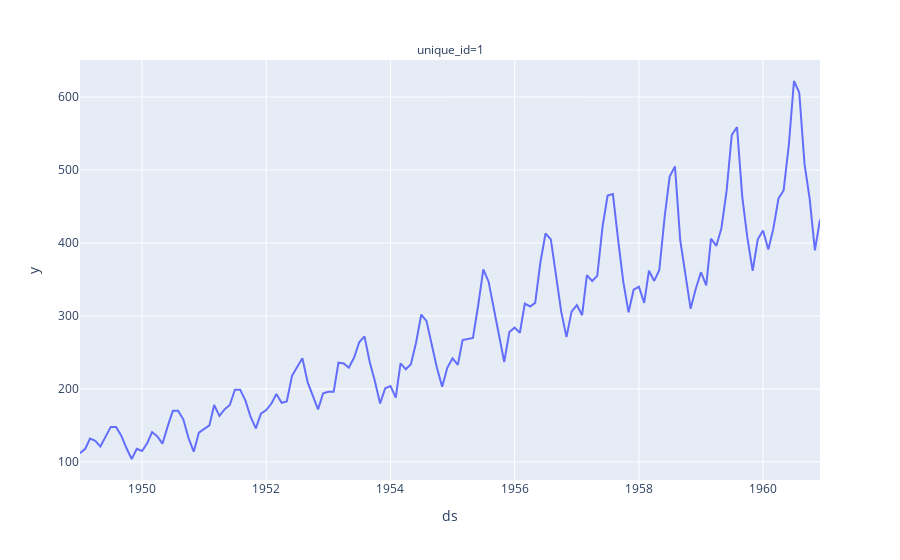

This figure's notebook cell:
### Code cell
px.line(df, x="ds", y="y", facet_col="unique_id")

### Figure 1 — Plotly figure (JSON) as saved in the notebook; plotly's stock layout.template omitted (floating-point values rounded to 4 significant figures; data arrays with more than 128 entries replaced by an {"elided": "..."} marker saying what was removed)
{"data": [{"hovertemplate": "unique_id=1<br>ds=%{x}<br>y=%{y}<extra></extra>", "legendgroup": "", "line": {"color": "#636efa", "dash": "solid"}, "marker": {"symbol": "circle"}, "mode": "lines", "name": "", "orientation": "v", "showlegend": false, "type": "scatter", "x": {"elided": "144 str values"}, "xaxis": "x", "y": {"elided": "144 int values"}, "yaxis": "y"}], "layout": {"annotations": [{"font": {}, "showarrow": false, "text": "unique_id=1", "x": 0.5, "xanchor": "center", "xref": "paper", "y": 1, "yanchor": "bottom", "yref": "paper"}], "legend": {"tracegroupgap": 0}, "margin": {"t": 60}, "xaxis": {"anchor": "y", "domain": [0, 1], "title": {"text": "ds"}}, "yaxis": {"anchor": "x", "domain": [0, 1], "title": {"text": "y"}}}}
